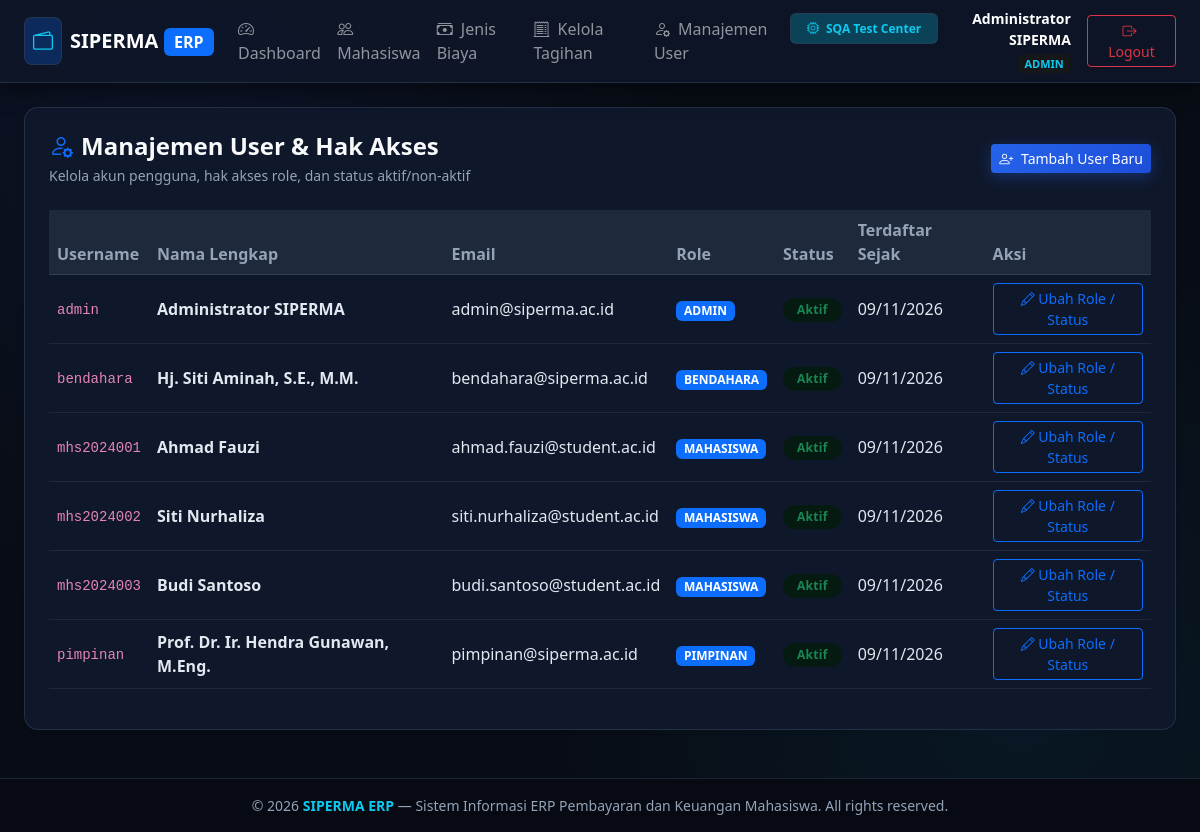
/admin/users (signed in), run on an earlier commit of the app's database.
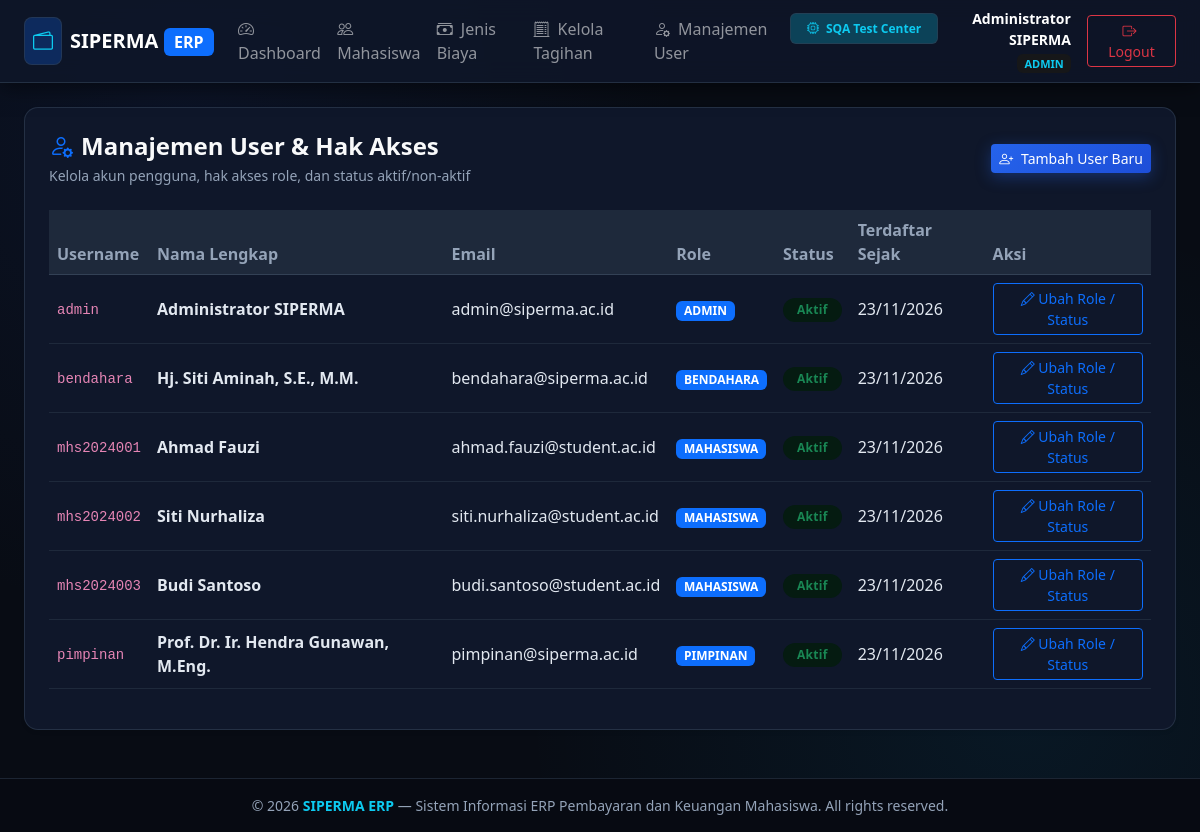
And on a later commit of the database.
### tables this page shows
CREATE TABLE users (
    id INTEGER PRIMARY KEY AUTOINCREMENT,
    username VARCHAR(50) UNIQUE NOT NULL,
    password VARCHAR(255) NOT NULL,
    name VARCHAR(100) NOT NULL,
    email VARCHAR(100) UNIQUE NOT NULL,
    role VARCHAR(20) NOT NULL CHECK(role IN ('admin', 'bendahara', 'mahasiswa', 'pimpinan')),
    status VARCHAR(20) DEFAULT 'active' CHECK(status IN ('active', 'inactive')),
    created_at DATETIME DEFAULT CURRENT_TIMESTAMP
);

### src/Views/admin/users.php (the view, shortened to what the changed rows need)
<?php $pageTitle = 'Manajemen User'; require_once __DIR__ . '/../layouts/header.php'; ?>
<div class="card card-custom bg-white p-3 p-md-4 shadow-sm mb-4">
    <div class="table-responsive">
        <table class="table table-hover table-custom align-middle">
            <thead>
                <tr>
                    <th>Username</th>
                    <th>Nama Lengkap</th>
                    <th>Email</th>
                    <th>Role</th>
                    <th>Status</th>
                    <th>Terdaftar Sejak</th>
                    <th>Aksi</th>
                </tr>
            </thead>
            <tbody>
                <?php if (empty($userList)): ?>
                <tr><td colspan="7" class="text-center text-muted py-4">Belum ada user</td></tr>
                <?php else: foreach ($userList as $u): ?>
                <tr>
                    <td><code><?= htmlspecialchars($u['username']) ?></code></td>
                    <td><strong><?= htmlspecialchars($u['name']) ?></strong></td>
                    <td><?= htmlspecialchars($u['email']) ?></td>
                    <td>
                        <span class="badge bg-primary text-uppercase"><?= htmlspecialchars($u['role']) ?></span>
                    </td>
                    <td>
                        <?php if ($u['status'] === 'active'): ?>
                            <span class="badge bg-success-subtle text-success badge-status">Aktif</span>
                        <?php else: ?>
                            <span class="badge bg-secondary-subtle text-secondary badge-status">Non-Aktif</span>
                        <?php endif; ?>
                    </td>
                    <td><?= date('d/m/Y', strtotime($u['created_at'])) ?></td>
                    <td>
                        <button type="button" class="btn btn-sm btn-outline-primary" data-bs-toggle="modal" data-bs-target="#modalEditUser<?= $u['id'] ?>">
                            <i class="bi bi-pencil"></i> Ubah Role / Status
                        </button>
                    </td>
                </tr>
                <?php endforeach; endif; ?>
            </tbody>
        </table>
    </div>
</div>
<?php require_once __DIR__ . '/../layouts/footer.php'; ?>

### src/Views/layouts/header.php (shortened to what the changed rows need)
<?php
$currentUser = $_SESSION['user'] ?? null;
$role = $currentUser['role'] ?? 'guest';
?>
<!DOCTYPE html>
<html lang="id" data-bs-theme="dark">
<head>
    <link href="https://cdn.jsdelivr.net/npm/bootstrap@5.3.3/dist/css/bootstrap.min.css" rel="stylesheet">
    <link rel="stylesheet" href="https://cdn.jsdelivr.net/npm/bootstrap-icons@1.11.3/font/bootstrap-icons.min.css">
</head>
<body>
<?php if ($currentUser): ?>
<nav class="navbar navbar-expand-lg navbar-dark navbar-custom sticky-top">
    <div class="container-fluid px-3 px-md-4">
        <a class="navbar-brand fw-bold d-flex align-items-center gap-2" href="/dashboard">
            <span class="d-inline-flex p-1 p-sm-2 rounded-3 bg-primary bg-opacity-25 text-info border border-info border-opacity-25">
                <i class="bi bi-wallet2 fs-5"></i>
            </span>
            <span class="fs-5 tracking-wide">SIPERMA <span class="badge bg-primary text-white fs-6">ERP</span></span>
        </a>
        <div class="collapse navbar-collapse" id="navMenu">
            <ul class="navbar-nav me-auto mb-2 mb-lg-0">
                <li class="nav-item">
                    <a class="nav-link" href="/dashboard"><i class="bi bi-speedometer2 me-1"></i> Dashboard</a>
                </li>
                <?php if ($role === 'admin'): ?>
                <li class="nav-item"><a class="nav-link" href="/admin/mahasiswa"><i class="bi bi-people me-1"></i> Mahasiswa</a></li>
                <li class="nav-item"><a class="nav-link" href="/admin/biaya"><i class="bi bi-cash-stack me-1"></i> Jenis Biaya</a></li>
                <li class="nav-item"><a class="nav-link" href="/admin/tagihan"><i class="bi bi-receipt-cutoff me-1"></i> Kelola Tagihan</a></li>
                <li class="nav-item"><a class="nav-link" href="/admin/users"><i class="bi bi-person-gear me-1"></i> Manajemen User</a></li>
                <?php endif; ?>
                <li class="nav-item ms-lg-2">
                    <a class="nav-link badge bg-info bg-opacity-25 text-info border border-info border-opacity-50 mt-1 px-3 py-2" href="/testing">
                        <i class="bi bi-cpu me-1"></i> <strong>SQA Test Center</strong>
                    </a>
                </li>
            </ul>
            <div class="d-flex align-items-center gap-3">
                <div class="text-end d-none d-md-block">
                    <div class="fw-semibold text-white small"><?= htmlspecialchars($currentUser['name'] ?? 'User') ?></div>
                    <span class="badge bg-secondary-subtle text-info text-uppercase" style="font-size: 11px;"><?= htmlspecialchars($currentUser['role'] ?? '') ?></span>
                </div>
                <a href="/logout" class="btn btn-outline-danger btn-sm px-3"><i class="bi bi-box-arrow-right me-1"></i> Logout</a>
            </div>
        </div>
    </div>
</nav>
<?php endif; ?>
<main class="py-3 py-md-4 flex-grow-1">
    <div class="container-fluid px-3 px-md-4">

What changed in the data, as far as the page shows it:
changed users "Administrator SIPERMA": created_at "09/11/2026" → "23/11/2026"
changed users "Hj. Siti Aminah, S.E., M.M.": created_at "09/11/2026" → "23/11/2026"
changed users "Ahmad Fauzi": created_at "09/11/2026" → "23/11/2026"
changed users "Siti Nurhaliza": created_at "09/11/2026" → "23/11/2026"
changed users "Budi Santoso": created_at "09/11/2026" → "23/11/2026"
changed users "Prof. Dr. Ir. Hendra Gunawan, M.Eng.": created_at "09/11/2026" → "23/11/2026"
